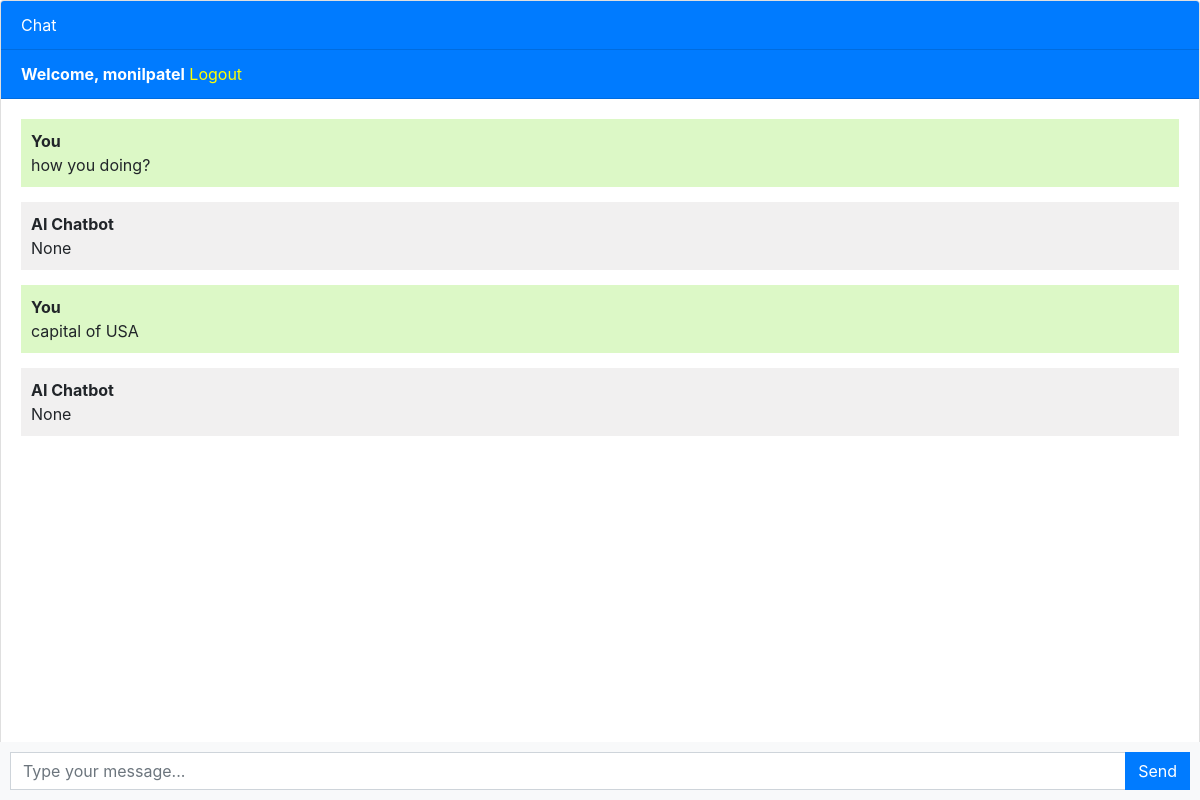
The page / (signed in) on the database as committed earlier.
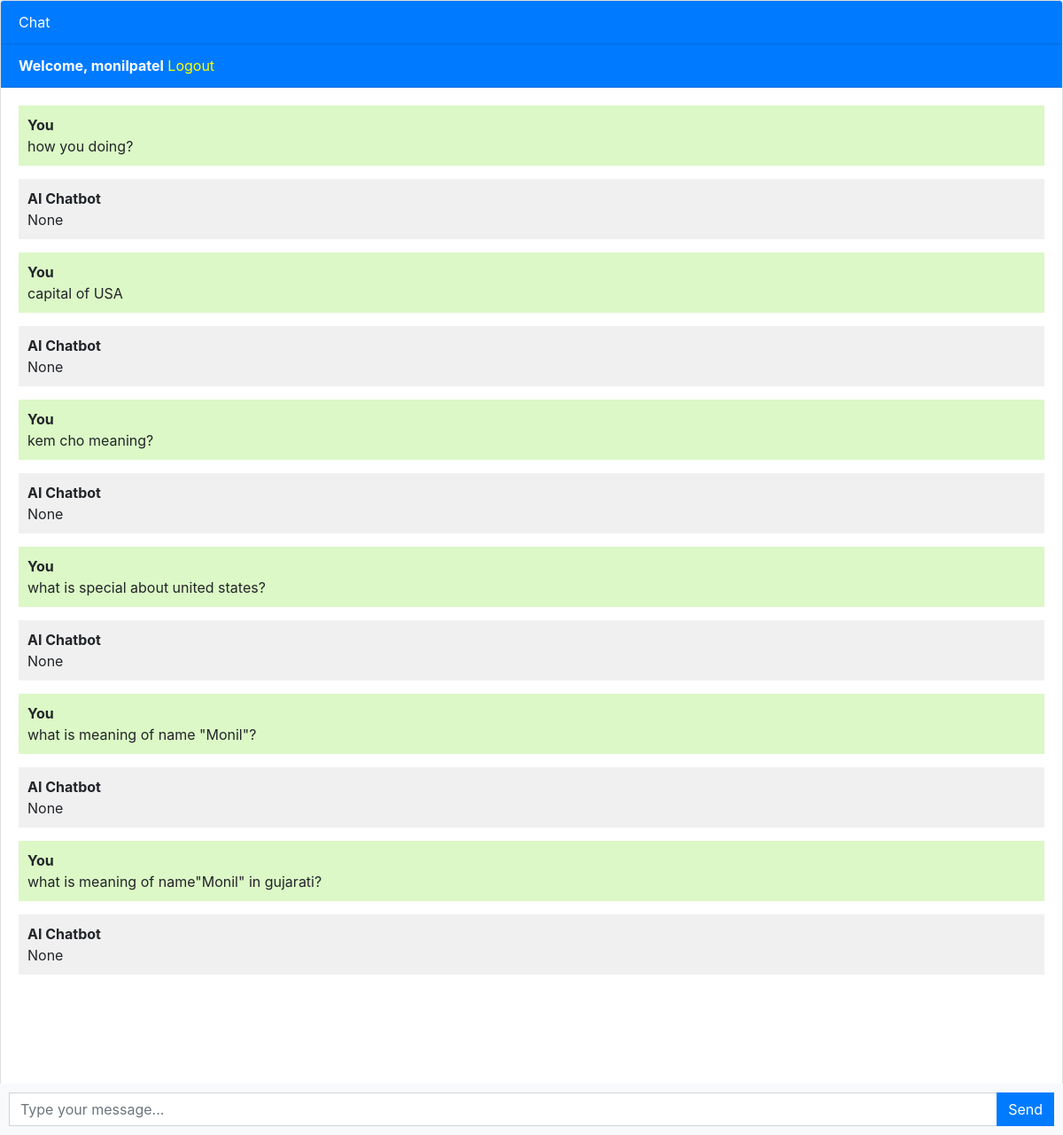
The same page on the database as committed later.
### mainproject/models.py (models this page shows, shortened)
class Chat(models.Model):
    user = models.ForeignKey(User, on_delete=models.CASCADE)
    message = models.TextField()
    response = models.TextField()
    created_at = models.DateTimeField(auto_now_add=True)

### mainproject/views.py (the view)
# urls.py: path('', views.chatbot, name='chatbot'),
def chatbot(request):
    chats = Chat.objects.filter(user=request.user)
    if request.method == 'POST':
        message = request.POST.get('message')
        response = ask_openai(message)
        chat = Chat(user=request.user, message = message, response = response, created_at = timezone.now())
        chat.save()
        return JsonResponse({'message': message, 'response': response})
    return render(request, 'chatbot.html', {'chats': chats})

### templates/chatbot.html (shortened to what this page needs)
{% extends 'base.html' %}
{% block content %}
<div class="chat-container">
  <div class="card flex-grow-1">
    <div class="card-header bg-primary text-white">Chat</div>
    {% if user.is_authenticated %}
    <div class="card-header bg-primary text-white"><b>Welcome, {{user.username}}</b>   <a style="color: yellow;" href="logout">Logout</a></div>
    {% else %}
    <div class="card-header bg-primary text-white"><a style="color: yellow" href="login">Login</a>   <a style="color: yellow;" href="register">Register</a></div>
    {% endif %}
    <div class="card-body messages-box">
      <ul class="list-unstyled messages-list">
        {% for chat in chats %}
          {% if chat.user == request.user %}
            <li class="message sent">
          <div class="message-text">
            <div class="message-sender">
              <b>You</b>
            </div>
            <div class="message-content">
              {{chat.message}}
            </div>
          </div>
        </li>
        <li class="message received">
          <div class="message-text">
            <div class="message-sender">
              <b>AI Chatbot</b>
            </div>
            <div class="message-content">
              {{chat.response}}
            </div>
          </div>
        </li>
          {% endif %}
        {% endfor %}
      </ul>
    </div>
    <br><br>
    <br><br>
    <br><br>
  </div>
  <form class="message-form">
    <div class="input-group">
      <input type="text" class="form-control message-input" placeholder="Type your message...">
      <div class="input-group-append">
        <button type="submit" class="btn btn-primary btn-send">Send</button>
      </div>
    </div>
  </form>
</div>
{% endblock %}

### templates/base.html (shortened to what this page needs)
<!DOCTYPE html>
<html lang="en">
  <head>
    <link rel="stylesheet" href="https://stackpath.bootstrapcdn.com/bootstrap/4.3.1/css/bootstrap.min.css">
  </head>
  <body>
    {% block content %}{% endblock %}
  </body>
</html>

### templates/chatbot.html (style rules this page uses)
body, html { height: 100%; }
.messages-box { flex: 1; overflow-y: auto; }
.messages-list { padding-left: 0; }
.message { margin-bottom: 15px; list-style: none; }
.message-text { padding: 10px; border-radius: 5px; }
.sent { background-color: #dcf8c6; align-self: flex-end; }
.received { background-color: #f1f0f0; align-self: flex-start; }
.message-form { display: flex; position: fixed; bottom: 0; left: 0; right: 0; padding: 10px; background-color: #f8f9fa; }
.message-input { flex: 1; border-radius: 0; border-right: none; }
.btn-send { border-radius: 0; }
.chat-container { height: 100%; display: flex; flex-direction: column; }

Rows that differ between the two databases and show on the page:
added Chat: message "kem cho meaning?", response "None"
added Chat: message "what is special about united states?", response "None"
added Chat: message "what is meaning of name \"Monil\"?", response "None"
added Chat: message "what is meaning of name\"Monil\" in gujarati?", response "None"
